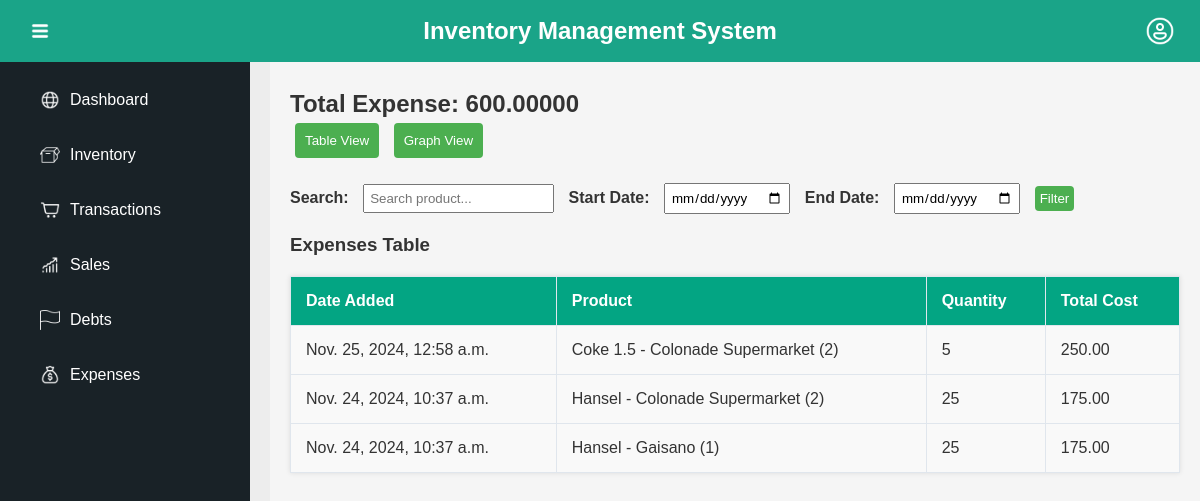
The page /expenses/ on the database its author committed.
### ExpensesTracker_APP/models.py (models this page shows, shortened)
class ExpenseLog(models.Model):
    product_version = models.ForeignKey(ProductVersion, on_delete=models.CASCADE, related_name='expense_logs')
    date_added = models.DateTimeField(auto_now_add=True)
    quantity = models.PositiveIntegerField()
    buying_price = models.DecimalField(max_digits=10, decimal_places=2)
    total_cost = models.DecimalField(max_digits=15, decimal_places=2)

### ProductManagement_APP/models.py (models this page shows, shortened)
class ProductVersion(models.Model):
    product = models.ForeignKey(Product, on_delete=models.CASCADE, related_name='versions')
    supplier = models.ForeignKey(Supplier, on_delete=models.CASCADE)
    buying_price = models.DecimalField(max_digits=10, decimal_places=2)
    selling_price = models.DecimalField(max_digits=10, decimal_places=2)
    product_quantity = models.IntegerField()  # This tracks stock quantity for each product version
    batch_id = models.CharField(max_length=50)  # Unique batch ID for FIFO tracking
    date_added = models.DateTimeField(auto_now_add=True)  # Timestamp for FIFO logic
    def __str__(self):
        return f"{self.product.product_name} - {self.supplier.supplier_name} ({self.batch_id})"
    class Meta:
        ordering = ['date_added']  # FIFO: First in first out logic based on the `date_added`

class Product(models.Model):
    product_id = models.AutoField(primary_key=True)
    product_name = models.CharField(max_length=255, unique=True)
    product_classification = models.CharField(max_length=100)
    reorder_level = models.IntegerField()
    category = models.ForeignKey(Category, on_delete=models.CASCADE)

class Supplier(models.Model):
    supplier_name = models.CharField(max_length=255, unique=True)
    contact_details = models.TextField(blank=True, null=True)

### ExpensesTracker_APP/views.py (the view)
# urls.py: path('', expenses_tracker, name='expenses_tracker'),  # App-level route
def expenses_tracker(request):
    search_query = request.GET.get('q', '')  # Search keyword
    start_date = request.GET.get('start_date', '')  # Start date
    end_date = request.GET.get('end_date', '')  # End date
    expense_logs = ExpenseLog.objects.all()
    if search_query:
        expense_logs = expense_logs.filter(
            Q(product_version__product__product_name__icontains=search_query)
        )
    if start_date and end_date:
        expense_logs = expense_logs.filter(date_added__range=[start_date, end_date])
    elif start_date:
        expense_logs = expense_logs.filter(date_added__gte=start_date)
    elif end_date:
        expense_logs = expense_logs.filter(date_added__lte=end_date)
    expense_logs = expense_logs.order_by('-date_added')
    daily_expenses = expense_logs.annotate(date_only=TruncDate('date_added')) \
        .values('date_only') \
        .annotate(total_cost=Sum('total_cost')) \
        .order_by('date_only')
    labels = [entry['date_only'].strftime('%Y-%m-%d') for entry in daily_expenses]  # Format dates for chart
    expenses = [float(entry['total_cost']) for entry in daily_expenses]  # Convert Decimal to float
    total_expense = expense_logs.aggregate(total_cost=Sum('total_cost'))['total_cost'] or 0
    return render(request, 'ExpensesTracker_APP/expenses_tracker.html', {
        'expense_logs': expense_logs,
        'total_expense': total_expense,
        'search_query': search_query,
        'start_date': start_date,
        'end_date': end_date,
        'labels': labels,
        'expenses': expenses,
    })

### ExpensesTracker_APP/templates/ExpensesTracker_APP/expenses_tracker.html (shortened to what this page needs)
{% extends 'MGSariSari_Inventory/base.html' %}
{% load humanize %}
{% block content %}
<h2>Total Expense: <span id="total-expense">{{ total_expense|floatformat:5|intcomma }}</span></h2>
<div class="view-toggle">
    <button id="toggle-table-view" onclick="toggleView('table')">Table View</button>
    <button id="toggle-graph-view" onclick="toggleView('graph')">Graph View</button>
</div>
<form method="get" action="{% url 'ExpensesTracker_APP:expenses_tracker' %}" class="filter-form">
    <label for="q">Search:</label>
    <input type="text" id="q" name="q" value="{{ search_query }}" placeholder="Search product...">
    <label for="start_date">Start Date:</label>
    <input type="date" id="start_date" name="start_date" value="{{ start_date }}">
    <label for="end_date">End Date:</label>
    <input type="date" id="end_date" name="end_date" value="{{ end_date }}">
    <button type="submit">Filter</button>
</form>
<h3 id="current-view-label">Expenses Table</h3>
<div id="table-view" class="view" style="display: block;">
    <table class="expenses-table">
        <thead>
            <tr>
                <th>Date Added</th>
                <th>Product</th>
                <th>Quantity</th>
                <th>Total Cost</th>
            </tr>
        </thead>
        <tbody>
            {% for log in expense_logs %}
            <tr>
                <td>{{ log.date_added }}</td>
                <td>{{ log.product_version }}</td>
                <td>{{ log.quantity }}</td>
                <td>{{ log.total_cost|floatformat:2|intcomma }}</td>
            </tr>
            {% endfor %}
        </tbody>
    </table>
</div>
{% endblock %}

### MGSariSari_Inventory/static/css/dashboard.css (style rules this page uses)
* { margin: 0; padding: 0; box-sizing: border-box; font-family: Arial, sans-serif; }
body, html { height: 100%; width: 100%; overflow: hidden; }

### ProductManagement_APP/static/inventory/dashboard.css (style rules this page uses)
* { margin: 0; padding: 0; box-sizing: border-box; font-family: Arial, sans-serif; }
body, html { height: 100%; width: 100%; overflow: hidden; }

### ProductManagement_APP/static/inventory/inventory.css (style rules this page uses)
* { margin: 0; padding: 0; box-sizing: border-box; }
body { display: flex; font-family: 'Arial', sans-serif; color: #333; background-color: #f5f5f5; margin: 0; }
label { font-weight: bold; color: #333; margin-right: 10px; }

### ExpensesTracker_APP/static/ExpensesTracker_APP/expensetracker.css (style rules this page uses)
#toggle-table-view, #toggle-graph-view { padding: 10px; margin: 5px; cursor: pointer; background-color: #4CAF50; color: white; border: none; border-radius: 4px; }
.filter-form { margin-bottom: 20px; }
.filter-form label { margin-right: 10px; }
.filter-form input, .filter-form button { padding: 5px; margin-right: 10px; }
.filter-form button { background-color: #4CAF50; color: white; border: none; border-radius: 4px; }
.expenses-table { width: 100%; border-collapse: collapse; margin-top: 20px; background-color: #f9f9f9; box-shadow: 0px 0px 5px rgba(0, 0, 0, 0.1); }
.expenses-table th, .expenses-table td { padding: 15px; border: 1px solid #e0e6ed; text-align: left; }
.expenses-table th { background-color: #03a583; font-weight: bold; color: #FFF; }
.view { display: none; }
.view-toggle { margin-bottom: 20px; }

### MGSariSari_Inventory/templates/MGSariSari_Inventory/base.html (style rules this page uses)
body { font-family: Arial, sans-serif; background-color: #f5f5f5; margin: 0; padding: 0; }

### rows shown on the page
ExpenseLog: date_added "Nov. 25, 2024, 12:58 a.m.", product_version "Coke 1.5 - Colonade Supermarket (2)", quantity "5", total_cost "250.00"
ExpenseLog: date_added "Nov. 24, 2024, 10:37 a.m.", product_version "Hansel - Colonade Supermarket (2)", quantity "25", total_cost "175.00"
ExpenseLog: date_added "Nov. 24, 2024, 10:37 a.m.", product_version "Hansel - Gaisano (1)", quantity "25", total_cost "175.00"

### other values the page prints
{{ total_expense|floatformat:5|intcomma }} "600.00000"
